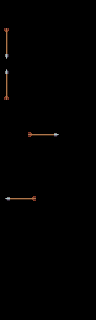

The image is a tile-based game level rendered from a .tmx file. Its description and complete source (layers, tilesets, objects, tile grids) follow:
An orthogonal 3x10 tile map with 32x32 px tiles, 1 tile layer (Tile Layer 1).

<map version="1.10" tiledversion="1.11.0" orientation="orthogonal" renderorder="right-down" width="3" height="10" tilewidth="32" tileheight="32" infinite="0" nextlayerid="2" nextobjectid="1">
 <tileset firstgid="1" source="WEAPON_arrow.tsx" />
 <layer id="1" name="Tile Layer 1" width="3" height="10">
  <data encoding="csv">
1610612824,0,0,
1610612823,0,0,
536870999,0,0,
536871000,0,0,
191,192,0,
0,0,0,
87,88,0,
0,0,0,
0,0,0,
0,0,0
</data>
 </layer>
</map>
